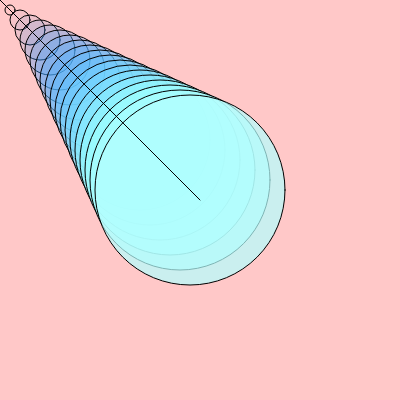
Frame 1 (no input)
Frame 60 (no input): identical to frame 1, image omitted
Frame 120 (the mouse pressed at the canvas centre since frame 60): identical to frame 1, image omitted

The p5.js sketch that drew this single still picture (run headless with seeded random() and noise() and a simulated clock; from frame 60 on, the mouse is pressed at the canvas centre):

// p5.js sketch
// ── sketch.js
function setup(){
    createCanvas(400,400)
}

function draw(){
    background(color(255, 200, 200))
    for (var i = 0; i < 200; i += 10) {
        ellipse(i, i, i, i);
        fill(i, i+100, i+200,i)
    }
    line(0,0,200,200)

}
// ── main.css
#title{
    color: red;
}
#blue{
    color: blue;
    font-style: italic;
}
